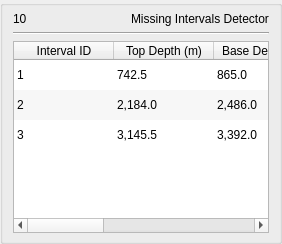
          <widget class="QGroupBox" name="grpMissingIntervals">
           <property name="title"><string></string></property>
           <layout class="QVBoxLayout" name="s10VL">
            <property name="spacing"><number>6</number></property>
            <property name="leftMargin">
      <number>10</number>
     </property>
     <property name="topMargin">
      <number>6</number>
     </property>
     <property name="rightMargin">
      <number>10</number>
     </property>
     <property name="bottomMargin">
      <number>8</number>
     </property>
            <item>
             <layout class="QHBoxLayout" name="s10TitleHL">
              <property name="spacing"><number>6</number></property>
              <item><widget class="QLabel" name="sec10Num"><property name="objectName"><string>secNum</string></property><property name="text"><string>10</string></property></widget></item>
              <item><widget class="QLabel" name="sec10Title"><property name="objectName"><string>secTitle</string></property><property name="text"><string>Missing Intervals Detector</string></property></widget></item>
             </layout>
            </item>
            <item><widget class="QFrame" name="s10Div"><property name="frameShape"><enum>QFrame::HLine</enum></property><property name="frameShadow"><enum>QFrame::Sunken</enum></property></widget></item>
            <!-- Table -->
            <item>
             <widget class="QTableWidget" name="tblMissingIntervals">
              <property name="rowCount"><number>3</number></property>
              <property name="columnCount"><number>6</number></property>
              <property name="showGrid"><bool>false</bool></property>
              <property name="alternatingRowColors"><bool>true</bool></property>
              <property name="selectionMode"><enum>QAbstractItemView::SingleSelection</enum></property>
              <attribute name="horizontalHeaderVisible"><bool>true</bool></attribute>
              <attribute name="verticalHeaderVisible"><bool>false</bool></attribute>
              <column><property name="text"><string>Interval ID</string></property></column>
              <column><property name="text"><string>Top Depth (m)</string></property></column>
              <column><property name="text"><string>Base Depth (m)</string></property></column>
              <column><property name="text"><string>Thickness (m)</string></property></column>
              <column><property name="text"><string>Missing %</string></property></column>
              <column><property name="text"><string>Quality</string></property></column>
               <item row="0" column="0"><property name="text"><string>1</string></property></item>
               <item row="1" column="0"><property name="text"><string>2</string></property></item>
               <item row="2" column="0"><property name="text"><string>3</string></property></item>
               <item row="0" column="1"><property name="text"><string>742.5</string></property></item>
               <item row="1" column="1"><property name="text"><string>2,184.0</string></property></item>
               <item row="2" column="1"><property name="text"><string>3,145.5</string></property></item>
               <item row="0" column="2"><property name="text"><string>865.0</string></property></item>
               <item row="1" column="2"><property name="text"><string>2,486.0</string></property></item>
               <item row="2" column="2"><property name="text"><string>3,392.0</string></property></item>
               <item row="0" column="3"><property name="text"><string>122.5</string></property></item>
               <item row="1" column="3"><property name="text"><string>302.0</string></property></item>
               <item row="2" column="3"><property name="text"><string>246.5</string></property></item>
               <item row="0" column="4"><property name="text"><string>100%</string></property></item>
               <item row="1" column="4"><property name="text"><string>100%</string></property></item>
               <item row="2" column="4"><property name="text"><string>100%</string></property></item>
               <item row="0" column="5"><property name="text"><string>Low</string></property></item>
               <item row="1" column="5"><property name="text"><string>Low</string></property></item>
               <item row="2" column="5"><property name="text"><string>Low</string></property></item>
             </widget>
            </item>
           </layout>
          </widget>
